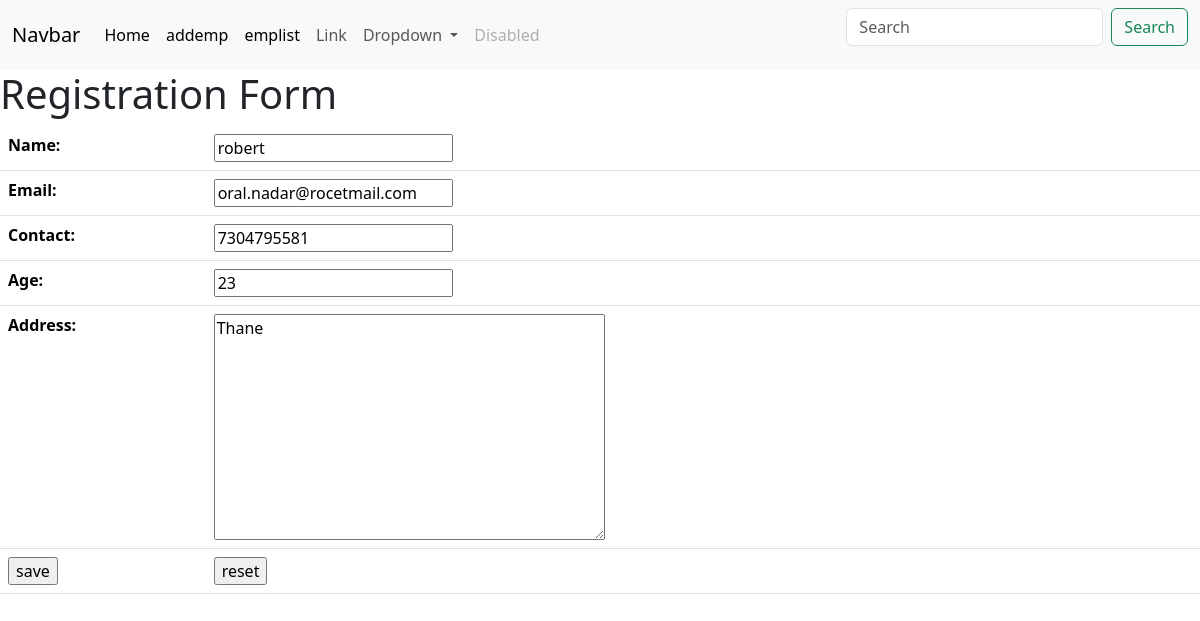
Page /edit/2 on the committed database.
### cbv_app/models.py (models this page shows, shortened)
class Emp(models.Model):
    name=models.CharField(max_length=30)
    email=models.CharField(max_length=30)
    contact=models.CharField(max_length=30)
    age=models.IntegerField()
    address=models.TextField(max_length=300)
    class Meta:
        db_table='emp'

### cbv_app/views.py (the view)
# urls.py: path('edit/<int:pk>',v.edit.as_view()),
class edit(UpdateView):
    model=Emp
    fields='__all__'
    template_name='update.html'
    success_url='/elist'

### cbv_app/templates/update.html (shortened to what this page needs)
{%include 'navbar.html'%}
<h1>Registration Form</h1>
<form action="" method="post">
    <table class="table">
        {{form.as_table}}
        <tr>
            <td><input type="submit" value="save"></td>
            <td><input type="reset" value="reset"></td>
        </tr>
    </table>
</form>

### rows in the picture
Emp: name "robert", email "oral.nadar@rocetmail.com", contact "7304795581", age "23", address "Thane"
